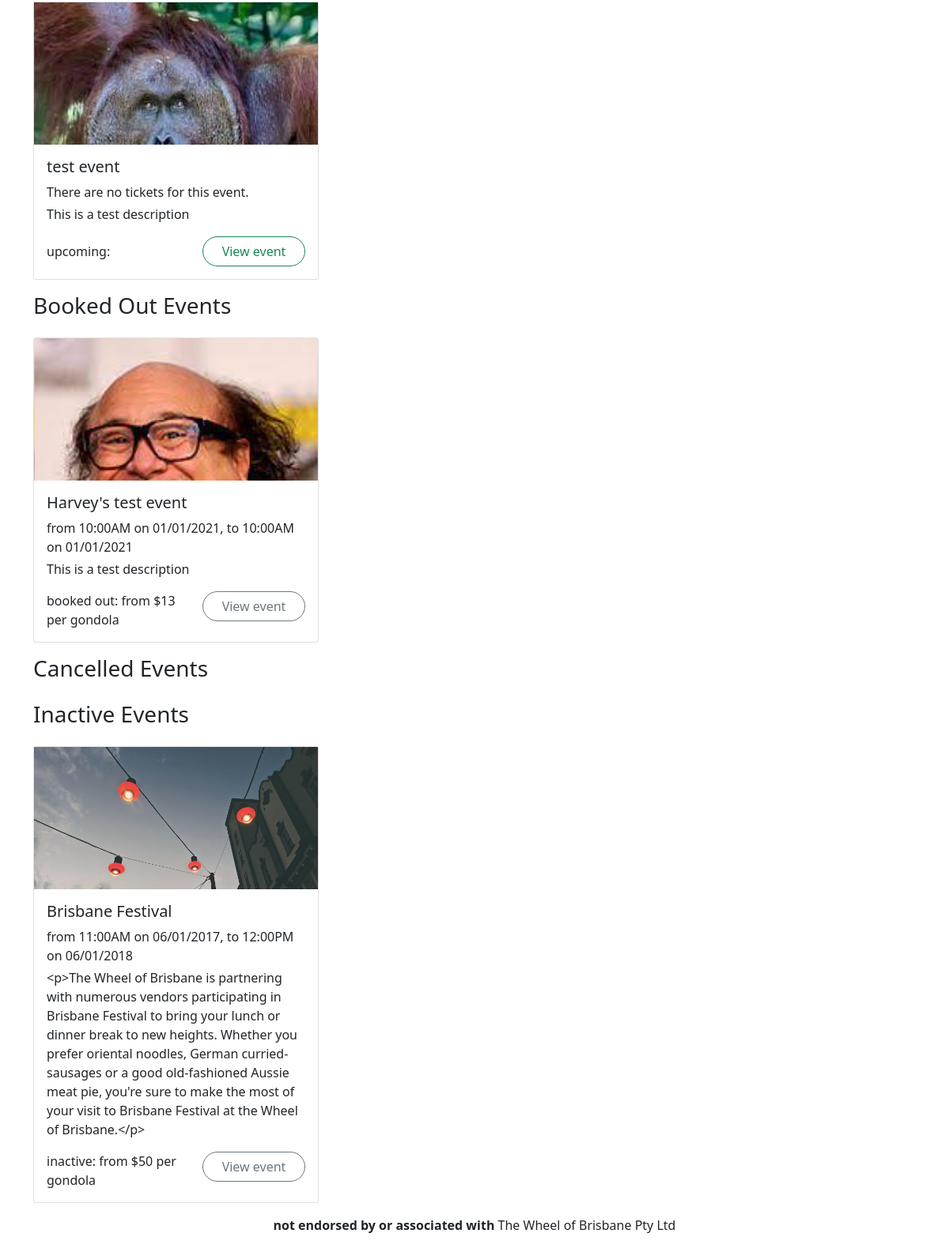
/events/ (lower part), run on an earlier commit of the app's database.
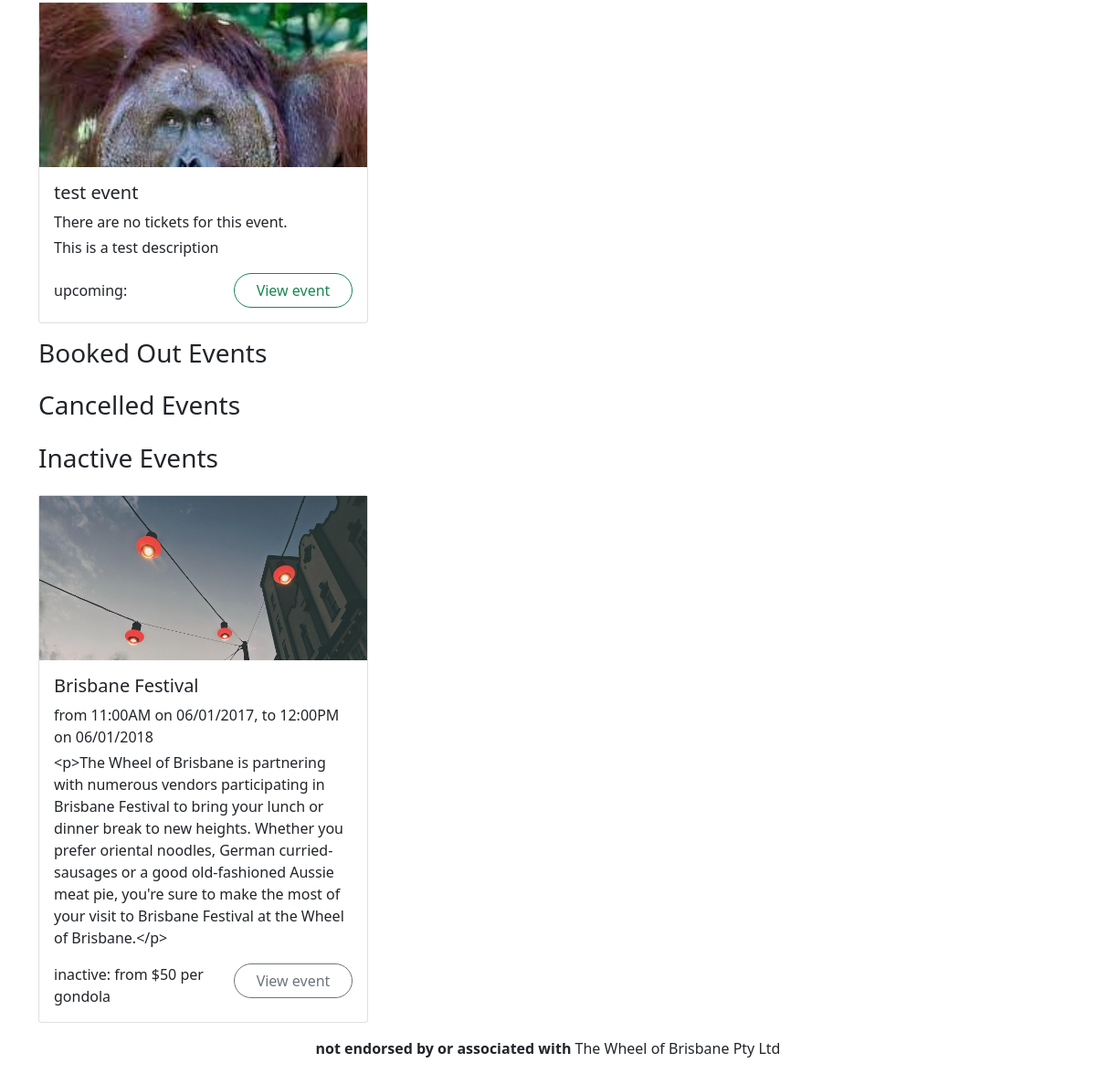
And on a later commit of the database.
### wheel/models.py (models this page shows, shortened)
class Event(db.Model):
    __tablename__ = 'events'
    id = db.Column(db.Integer, primary_key=True)
    name = db.Column(db.String(255), nullable=False)
    description = db.Column(db.Text)
    category = db.Column(db.String(40))
    status = db.Column(db.Enum('upcoming', 'inactive', 'cancelled', 'booked out'), nullable=False)
    image = db.Column(db.String(255))
    reviews = db.relationship('Review', backref='event')
    tickets = db.relationship('Ticket', backref='event')
    def getAllByStatus(input):
        return Event.query.filter_by(status=input).all()
    def getTicketsDateRange(self):
        x_min = datetime(3000,9,9)
        x_max = datetime(2000,9,9)
        test = datetime(3000,9,9)
        for x in self.tickets:
            if x.datetime < x_min:
                x_min = x.datetime
            if x.datetime > x_max:
                x_max = x.datetime
        low_date = x_min.strftime("%m/%d/%Y")
        low_time = x_min.strftime("%I:%M%p")
        high_date = x_max.strftime("%m/%d/%Y")
        high_time = x_max.strftime("%I:%M%p")
        if x_min == test:
            return "There are no tickets for this event."
        output = "from " + low_time + " on " + low_date + ",  to " + high_time + " on " + high_date
        return output
    def getTicketsPriceFrom(self):
        low_ticket = 100000
        for x in self.tickets:
            if x.price < low_ticket:
                low_ticket = x.price
        if low_ticket == 100000:
            return " "
        low = str(low_ticket)
        return "from $" + low + " per gondola"
    def getStatusColour(self):
        return {
            'upcoming': 'success',
            'inactive': 'secondary',
            'booked out': 'secondary',
            'cancelled': 'danger'
        }[self.status]

class Ticket(db.Model):
    __tablename__ = 'tickets'
    id = db.Column(db.Integer, primary_key=True)
    datetime = db.Column(db.DateTime, nullable=False)
    price = db.Column(db.Integer, nullable=False)
    remaining = db.Column(db.Integer, nullable=False)
    event_id = db.Column(db.Integer, db.ForeignKey('events.id'))

### wheel/views.py (the view)
@events.route('/')
def viewAll():
    upcoming = Event.getAllByStatus("upcoming")
    booked = Event.getAllByStatus("booked out")
    cancelled = Event.getAllByStatus("cancelled")
    inactive = Event.getAllByStatus("inactive")
    form = SearchForm() # TODO: create this form
    return render_template('events.html', upcoming = upcoming, booked = booked, cancelled = cancelled, inactive = inactive )

### wheel/templates/events.html (shortened to what this page needs)
{% extends 'base.html' %}
{% block content %}
<section>
    <div class="row row-cols-1 row-cols-md-2 row-cols-xl-3 mb-3 g-3">
        {% for event in upcoming %}
        <div class="col event fireworks">
            <article class="card">
                <a href="{{url_for('events.view', id=event.id)}}" class="card-image" style="background-image: url('{{ event.image }}'); background-position: top;"></a>
                <div class="card-body">
                    <h5 class="card-title">{{ event.name }}</h5>
                    <p class="mb-1">
                        {{ event.getTicketsDateRange() }}
                    </p>
                <p class="card-text">{{ event.description }}</p>
                    <div class="row">
                        <span class="col my-auto">{{ "{}: {}".format( event.status, event.getTicketsPriceFrom() ) }}</span>
                        <span class="col-auto"><a href="{{url_for('events.view', id=event.id)}}" class="btn btn-outline-{{ event.getStatusColour() }} rounded-pill px-4">View event</a></span>
                    </div>
                </div>
            </article>
        </div>
        {% endfor %}
    </div>
    <header class="row mb-3">
        <h3 class="col-auto">Booked Out Events</h3>
    </header>
    <div class="row row-cols-1 row-cols-md-2 row-cols-xl-3 mb-3 g-3">
        {% for event in booked %}
        <div class="col event fireworks">
            <article class="card">
                <a href="{{url_for('events.view', id=event.id)}}" class="card-image" style="background-image: url('{{ event.image }}'); background-position: top;"></a>
                <div class="card-body">
                    <h5 class="card-title">{{ event.name }}</h5>
                    <p class="mb-1">
                        {{ event.getTicketsDateRange() }}
                    </p>
                <p class="card-text">{{ event.description }}</p>
                    <div class="row">
                        <span class="col my-auto">{{ "{}: {}".format( event.status, event.getTicketsPriceFrom() ) }}</span>
                        <span class="col-auto"><a href="{{url_for('events.view', id=event.id)}}" class="btn btn-outline-{{ event.getStatusColour() }} rounded-pill px-4">View event</a></span>
                    </div>
                </div>
            </article>
        </div>
        {% endfor %}
    </div>
    <header class="row mb-3">
        <h3 class="col-auto">Cancelled Events</h3>
    </header>
    <header class="row mb-3">
        <h3 class="col-auto">Inactive Events</h3>
    </header>
    <div class="row row-cols-1 row-cols-md-2 row-cols-xl-3 mb-3 g-3">
        {% for event in inactive %}
        <div class="col event fireworks">
            <article class="card">
                <a href="{{url_for('events.view', id=event.id)}}" class="card-image" style="background-image: url('{{ event.image }}'); background-position: top;"></a>
                <div class="card-body">
                    <h5 class="card-title">{{ event.name }}</h5>
                    <p class="mb-1">
                        {{ event.getTicketsDateRange() }}
                    </p>
                <p class="card-text">{{ event.description }}</p>
                    <div class="row">
                        <span class="col my-auto">{{ "{}: {}".format( event.status, event.getTicketsPriceFrom() ) }}</span>
                        <span class="col-auto"><a href="{{url_for('events.view', id=event.id)}}" class="btn btn-outline-{{ event.getStatusColour() }} rounded-pill px-4">View event</a></span>
                    </div>
                </div>
            </article>
        </div>
        {% endfor %}
    </div>
</section>
{% endblock %}

### wheel/templates/base.html (shortened to what this page needs)
<!DOCTYPE html>
<html lang="en">
<head>
    <link href="https://cdn.jsdelivr.net/npm/bootstrap@5.0.0-beta3/dist/css/bootstrap.min.css"
            rel="stylesheet">
    <link rel="stylesheet" href="/static/css/unbootstrapify.css">
</head>
<body>
    <div class="container">
        <main>
            {% block content %}
            {% endblock %}
        </main>
        <footer class="text-center footer"><strong>not endorsed by or associated with </strong>The Wheel of Brisbane Pty Ltd</footer>
    </div>
</body>
</html>

What changed in the data, as far as the page shows it:
removed Event: image (picture), name "Harvey's test event", getTicketsDateRange "from 10:00AM on 01/01/2021, to 10:00AM on 01/01/2021", description "This is a test description", status.price "booked out: from $13 per gondola", shown under "Booked Out Events"
